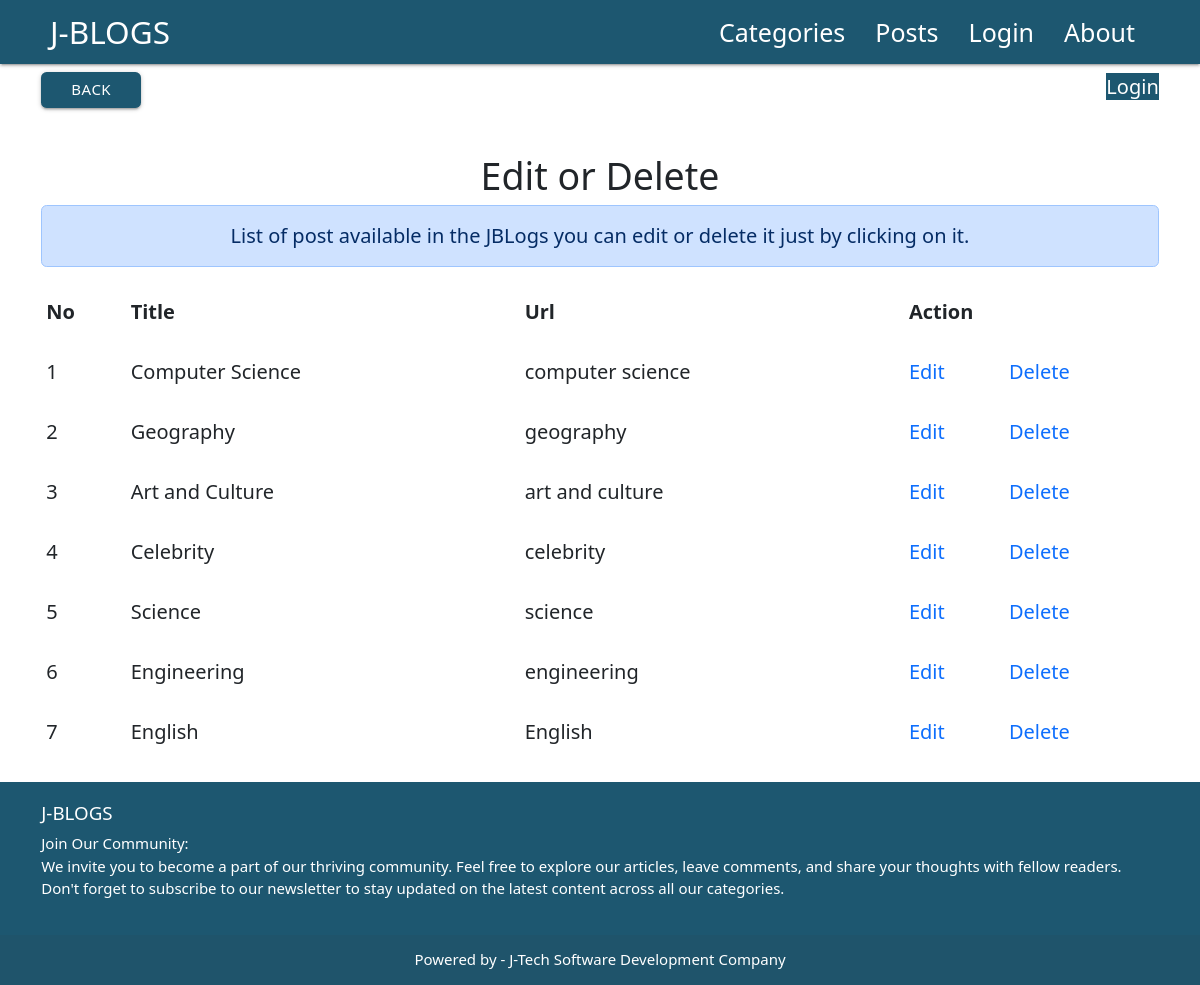
/edit_cat/, run on the app's committed database.
### blog/models.py (models this page shows, shortened)
class Category(models.Model):
    cat_id = models.AutoField(primary_key=True)
    title = models.CharField(max_length=200)
    description = models.TextField()
    image = models.ImageField(upload_to='category/')
    url = models.CharField(max_length=200)
    add_data = models.DateTimeField(auto_now_add=True)

### blog/views.py (the view)
# urls.py: path('edit_cat/',views.edit_cat,name='edit_cat'),
def edit_cat(request):
    cat = Category.objects.all()
    return render(request,'edit_category.html',{'cat':cat})

### templates/edit_category.html (shortened to what this page needs)
{% extends 'base.html' %}
{% block 'content' %}
  <div class="container" align="center">
<div style="font-size:20px;" class="row mt-2">
   <div class="col-sm-6" align="left">
       <a href="{% url 'dashboard' %}" class="btn " style="color:white;background-color:#1d5770;width:100px;">Back</a>
   </div>
    <div class="col-sm-6" align="right">
    {% if request.user.is_authenticated %}
   <b style="color:#1d5770;"> User :  {{ request.user.username }}</b> <a href="{% url 'log_out' %}"  class="btn " style="color:white;background-color:#1d5770;">Logout</a>
    {% else %}
        <a href="{% url 'log_out' %}" style="background-color:#1d5770;color:white;">Login</a>
    {% endif %}
    </div>
<div class="container mt-5">
    <div >
        <h1 align="center">Edit or Delete</h1>
        <p align="center" style="font-size:20px;" class="alert alert-primary">List of post available in the JBLogs you can edit or delete it just by clicking on it.</p>
    </div>
    <div>
        <table>
            <tr>
                <th>No</th>
                <th>Title</th>
                <th>Url</th>
                <th colspan="2">Action</th>
            </tr>
            {% for c in cat %}
            <tr>
                <td> {{ c.cat_id }}</td>
            <td> {{ c.title }}</td>
                <td> {{ c.url }}</td>
                <td><a href="{% url 'cat_edit' c.cat_id %}">Edit</a>
                </td><td> <a href="{% url 'delete_cat' c.cat_id %}">Delete</a></td>
            </tr>
            {% endfor %}
        </table>
    </div>
</div>
</div>
  </div>
{% endblock %}

### templates/header.html (style rules this page uses)
a { text-decoration:None; }

### data on the page
Category: cat_id "1", title "Computer Science", url "computer science"
Category: cat_id "2", title "Geography", url "geography"
Category: cat_id "3", title "Art and Culture", url "art and culture"
Category: cat_id "4", title "Celebrity", url "celebrity"
Category: cat_id "5", title "Science", url "science"
Category: cat_id "6", title "Engineering", url "engineering"
Category: cat_id "7", title "English", url "English"
